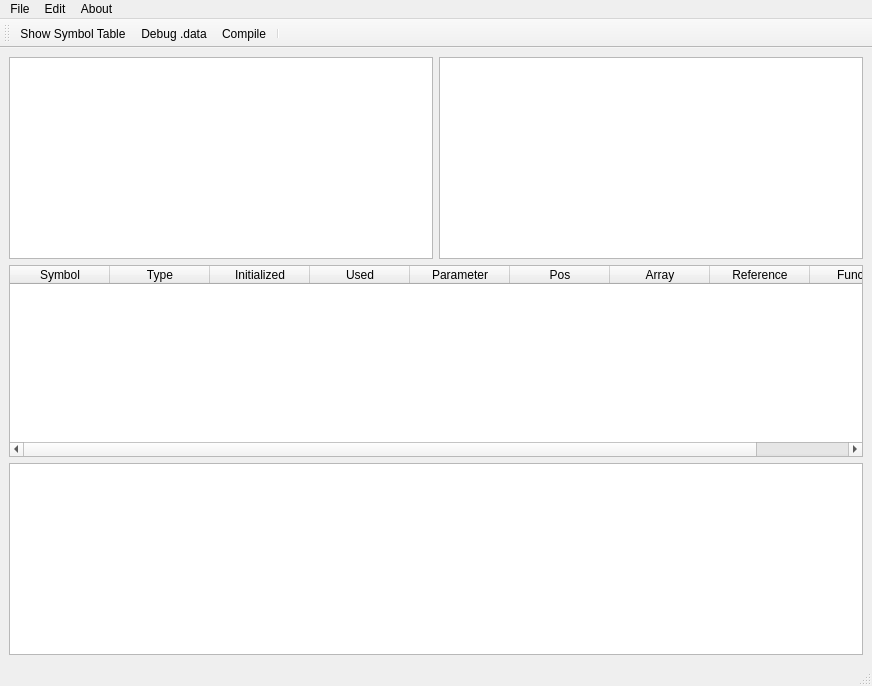
<?xml version="1.0" encoding="UTF-8"?>
<ui version="4.0">
 <class>MainWindow</class>
 <widget class="QMainWindow" name="MainWindow">
  <property name="geometry">
   <rect>
    <x>0</x>
    <y>0</y>
    <width>872</width>
    <height>686</height>
   </rect>
  </property>
  <property name="windowTitle">
   <string>MainWindow</string>
  </property>
  <widget class="QWidget" name="centralwidget">
   <layout class="QVBoxLayout" name="verticalLayout_4">
    <item>
     <layout class="QHBoxLayout" name="horizontalLayout_2">
      <item>
       <widget class="QTextEdit" name="textEdit">
        <property name="minimumSize">
         <size>
          <width>0</width>
          <height>0</height>
         </size>
        </property>
        <property name="sizeIncrement">
         <size>
          <width>0</width>
          <height>0</height>
         </size>
        </property>
       </widget>
      </item>
      <item>
       <widget class="QTextBrowser" name="asm_2"/>
      </item>
     </layout>
    </item>
    <item>
     <layout class="QVBoxLayout" name="verticalLayout_2">
      <item>
       <widget class="QTableWidget" name="tableWidget">
        <column>
         <property name="text">
          <string>Symbol</string>
         </property>
        </column>
        <column>
         <property name="text">
          <string>Type</string>
         </property>
        </column>
        <column>
         <property name="text">
          <string>Initialized</string>
         </property>
        </column>
        <column>
         <property name="text">
          <string>Used</string>
         </property>
        </column>
        <column>
         <property name="text">
          <string>Parameter</string>
         </property>
        </column>
        <column>
         <property name="text">
          <string>Pos</string>
         </property>
        </column>
        <column>
         <property name="text">
          <string>Array</string>
         </property>
        </column>
        <column>
         <property name="text">
          <string>Reference</string>
         </property>
        </column>
        <column>
         <property name="text">
          <string>Function</string>
         </property>
        </column>
       </widget>
      </item>
      <item>
       <widget class="QTextBrowser" name="warnings"/>
      </item>
     </layout>
    </item>
   </layout>
  </widget>
  <widget class="QMenuBar" name="menubar">
   <property name="geometry">
    <rect>
     <x>0</x>
     <y>0</y>
     <width>872</width>
     <height>22</height>
    </rect>
   </property>
   <widget class="QMenu" name="menuC_IDE">
    <property name="title">
     <string>File</string>
    </property>
    <addaction name="actionNew"/>
    <addaction name="actionOpen"/>
    <addaction name="separator"/>
    <addaction name="actionSave"/>
    <addaction name="actionSave_as"/>
   </widget>
   <widget class="QMenu" name="menuEdit">
    <property name="title">
     <string>Edit</string>
    </property>
    <addaction name="actionCut"/>
    <addaction name="actionCopy"/>
    <addaction name="actionPaste"/>
    <addaction name="separator"/>
    <addaction name="actionRedo"/>
    <addaction name="actionUndo"/>
   </widget>
   <widget class="QMenu" name="menuAbout">
    <property name="title">
     <string>About</string>
    </property>
    <addaction name="actionAbout_this_App"/>
   </widget>
   <addaction name="menuC_IDE"/>
   <addaction name="menuEdit"/>
   <addaction name="menuAbout"/>
  </widget>
  <widget class="QStatusBar" name="statusbar"/>
  <widget class="QToolBar" name="toolBar">
   <property name="windowTitle">
    <string>toolBar</string>
   </property>
   <attribute name="toolBarArea">
    <enum>TopToolBarArea</enum>
   </attribute>
   <attribute name="toolBarBreak">
    <bool>false</bool>
   </attribute>
   <addaction name="actionShow_Symbol_Table"/>
   <addaction name="actionDebug_data"/>
   <addaction name="actionCompile"/>
   <addaction name="separator"/>
  </widget>
  <action name="actionNew">
   <property name="text">
    <string>New</string>
   </property>
  </action>
  <action name="actionOpen">
   <property name="text">
    <string>Open</string>
   </property>
  </action>
  <action name="actionSave">
   <property name="text">
    <string>Save</string>
   </property>
  </action>
  <action name="actionSave_as">
   <property name="text">
    <string>Save as</string>
   </property>
  </action>
  <action name="actionCut">
   <property name="text">
    <string>Cut</string>
   </property>
  </action>
  <action name="actionCopy">
   <property name="text">
    <string>Copy</string>
   </property>
  </action>
  <action name="actionPaste">
   <property name="text">
    <string>Paste</string>
   </property>
  </action>
  <action name="actionRedo">
   <property name="text">
    <string>Redo</string>
   </property>
  </action>
  <action name="actionUndo">
   <property name="text">
    <string>Undo</string>
   </property>
  </action>
  <action name="actionAbout_this_App">
   <property name="text">
    <string>About this App</string>
   </property>
  </action>
  <action name="actionShow_Symbol_Table">
   <property name="text">
    <string>Show Symbol Table</string>
   </property>
  </action>
  <action name="actionDebug_data">
   <property name="text">
    <string>Debug .data</string>
   </property>
  </action>
  <action name="actionCompile">
   <property name="text">
    <string>Compile</string>
   </property>
  </action>
 </widget>
 <resources/>
 <connections/>
</ui>
